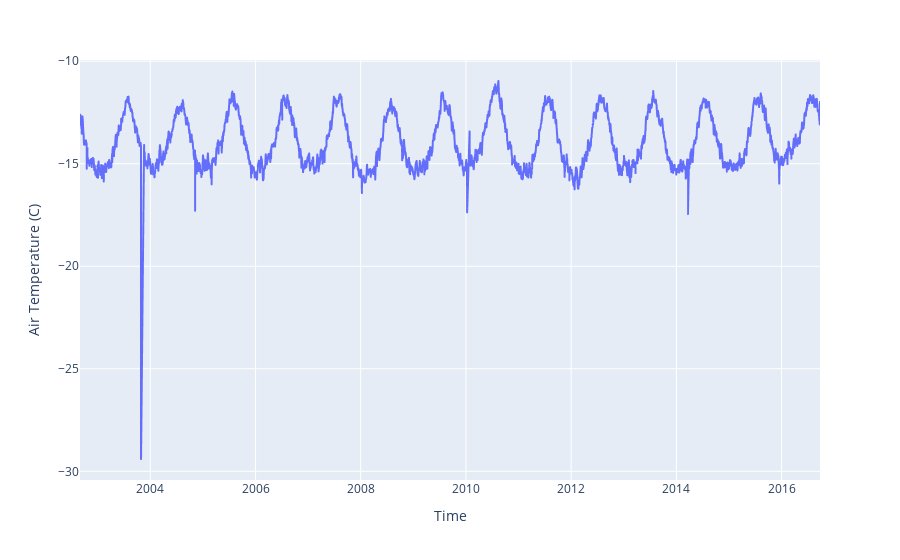

This figure's notebook cell:
### Code cell
px.line(temp_data_c, x="Time", y="Air Temperature (C)")

### Figure 1 — Plotly figure (JSON) as saved in the notebook; plotly's stock layout.template omitted (floating-point values rounded to 4 significant figures; data arrays with more than 128 entries replaced by an {"elided": "..."} marker saying what was removed)
{"data": [{"hovertemplate": "Time=%{x}<br>Air Temperature (C)=%{y}<extra></extra>", "legendgroup": "", "line": {"color": "#636efa", "dash": "solid"}, "marker": {"symbol": "circle"}, "mode": "lines", "name": "", "showlegend": false, "type": "scattergl", "x": {"elided": "5094 str values"}, "xaxis": "x", "y": {"elided": "5094 float values"}, "yaxis": "y"}], "layout": {"legend": {"tracegroupgap": 0}, "margin": {"t": 60}, "xaxis": {"anchor": "y", "domain": [0, 1], "title": {"text": "Time"}}, "yaxis": {"anchor": "x", "domain": [0, 1], "title": {"text": "Air Temperature (C)"}}}}
